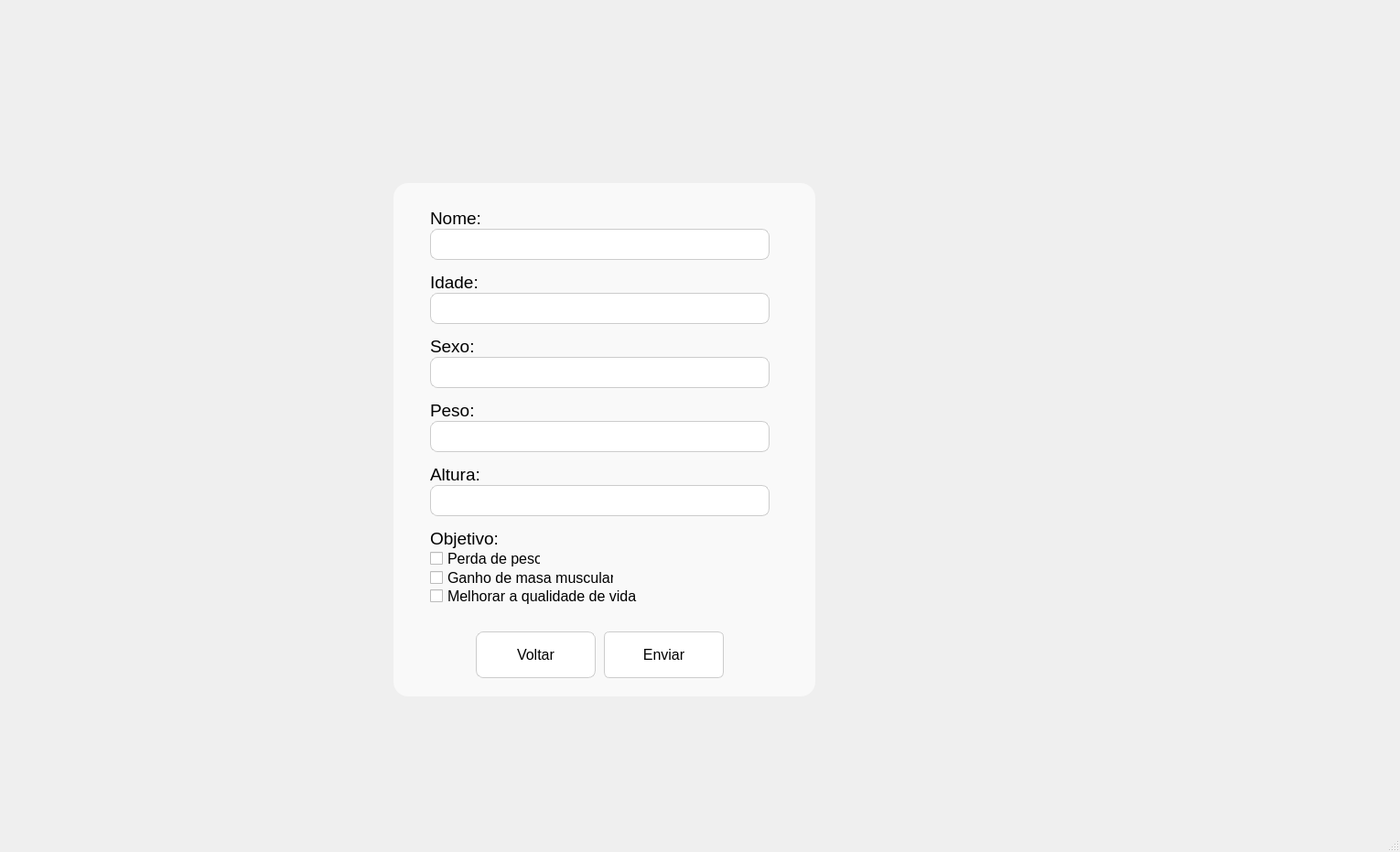
<?xml version="1.0" encoding="UTF-8"?>
<ui version="4.0">
 <class>MainWindow</class>
 <widget class="QMainWindow" name="MainWindow">
  <property name="geometry">
   <rect>
    <x>0</x>
    <y>0</y>
    <width>1530</width>
    <height>931</height>
   </rect>
  </property>
  <property name="windowTitle">
   <string>MainWindow</string>
  </property>
  <widget class="QWidget" name="centralwidget">
   <widget class="QLabel" name="labelImgFundoHome">
    <property name="geometry">
     <rect>
      <x>0</x>
      <y>0</y>
      <width>1440</width>
      <height>900</height>
     </rect>
    </property>
    <property name="mouseTracking">
     <bool>false</bool>
    </property>
    <property name="tabletTracking">
     <bool>false</bool>
    </property>
    <property name="acceptDrops">
     <bool>false</bool>
    </property>
    <property name="autoFillBackground">
     <bool>false</bool>
    </property>
    <property name="text">
     <string/>
    </property>
    <property name="pixmap">
     <pixmap>imgCadastro.jpg</pixmap>
    </property>
    <property name="scaledContents">
     <bool>true</bool>
    </property>
    <property name="wordWrap">
     <bool>false</bool>
    </property>
    <property name="openExternalLinks">
     <bool>false</bool>
    </property>
   </widget>
   <widget class="QPushButton" name="pushButtonEnviar">
    <property name="geometry">
     <rect>
      <x>660</x>
      <y>690</y>
      <width>131</width>
      <height>51</height>
     </rect>
    </property>
    <property name="font">
     <font>
      <family>MS Shell Dlg 2</family>
      <pointsize>12</pointsize>
     </font>
    </property>
    <property name="styleSheet">
     <string notr="true">border-radius: 6px;
background-color: rgb(255, 255, 255);
border: 1px solid #ccc;</string>
    </property>
    <property name="text">
     <string>Enviar</string>
    </property>
   </widget>
   <widget class="QLabel" name="labelPeso">
    <property name="geometry">
     <rect>
      <x>470</x>
      <y>440</y>
      <width>81</width>
      <height>16</height>
     </rect>
    </property>
    <property name="font">
     <font>
      <family>MS Shell Dlg 2</family>
      <pointsize>14</pointsize>
     </font>
    </property>
    <property name="styleSheet">
     <string notr="true">border-radius: 16px;
backdrop-filter: blur(10.8px);</string>
    </property>
    <property name="text">
     <string>Peso:</string>
    </property>
   </widget>
   <widget class="QLabel" name="labelNome">
    <property name="geometry">
     <rect>
      <x>470</x>
      <y>230</y>
      <width>61</width>
      <height>16</height>
     </rect>
    </property>
    <property name="font">
     <font>
      <family>MS Shell Dlg 2</family>
      <pointsize>14</pointsize>
     </font>
    </property>
    <property name="styleSheet">
     <string notr="true">border-radius: 16px;
backdrop-filter: blur(10.8px);</string>
    </property>
    <property name="text">
     <string>Nome:</string>
    </property>
   </widget>
   <widget class="QLineEdit" name="lineEditSexo">
    <property name="geometry">
     <rect>
      <x>470</x>
      <y>390</y>
      <width>371</width>
      <height>34</height>
     </rect>
    </property>
    <property name="font">
     <font>
      <family>MS Shell Dlg 2</family>
      <pointsize>12</pointsize>
     </font>
    </property>
    <property name="styleSheet">
     <string notr="true">border-radius: 16px;
backdrop-filter: blur(10px);
border-radius: 8px;
border: 1px solid #ccc;</string>
    </property>
    <property name="text">
     <string/>
    </property>
   </widget>
   <widget class="QLabel" name="labelIdade">
    <property name="geometry">
     <rect>
      <x>470</x>
      <y>300</y>
      <width>61</width>
      <height>16</height>
     </rect>
    </property>
    <property name="font">
     <font>
      <family>MS Shell Dlg 2</family>
      <pointsize>14</pointsize>
     </font>
    </property>
    <property name="styleSheet">
     <string notr="true">border-radius: 16px;
backdrop-filter: blur(10.8px);</string>
    </property>
    <property name="text">
     <string>Idade:</string>
    </property>
   </widget>
   <widget class="QLineEdit" name="lineEditNome">
    <property name="geometry">
     <rect>
      <x>470</x>
      <y>250</y>
      <width>371</width>
      <height>34</height>
     </rect>
    </property>
    <property name="font">
     <font>
      <family>MS Shell Dlg 2</family>
      <pointsize>11</pointsize>
     </font>
    </property>
    <property name="styleSheet">
     <string notr="true">border-radius: 16px;
backdrop-filter: blur(10px);
border-radius: 8px;
border: 1px solid #ccc;</string>
    </property>
    <property name="text">
     <string/>
    </property>
   </widget>
   <widget class="QLabel" name="labelFundoClaro">
    <property name="geometry">
     <rect>
      <x>430</x>
      <y>200</y>
      <width>461</width>
      <height>561</height>
     </rect>
    </property>
    <property name="styleSheet">
     <string notr="true">border-radius: 16px;
 background: rgba(255, 255, 255, 0.6);
 backdrop-filter: blur(10px);</string>
    </property>
    <property name="text">
     <string/>
    </property>
    <property name="scaledContents">
     <bool>false</bool>
    </property>
   </widget>
   <widget class="QPushButton" name="pushButtonVoltar">
    <property name="geometry">
     <rect>
      <x>520</x>
      <y>690</y>
      <width>131</width>
      <height>51</height>
     </rect>
    </property>
    <property name="font">
     <font>
      <family>MS Shell Dlg 2</family>
      <pointsize>12</pointsize>
     </font>
    </property>
    <property name="styleSheet">
     <string notr="true">background-color: rgb(255, 255, 255);
border-radius: 8px;
border: 1px solid #ccc;</string>
    </property>
    <property name="text">
     <string>Voltar</string>
    </property>
   </widget>
   <widget class="QLineEdit" name="lineEditPeso">
    <property name="geometry">
     <rect>
      <x>470</x>
      <y>460</y>
      <width>371</width>
      <height>34</height>
     </rect>
    </property>
    <property name="font">
     <font>
      <family>MS Shell Dlg 2</family>
      <pointsize>12</pointsize>
     </font>
    </property>
    <property name="styleSheet">
     <string notr="true">border-radius: 16px;
backdrop-filter: blur(10px);
border-radius: 8px;
border: 1px solid #ccc;</string>
    </property>
    <property name="text">
     <string/>
    </property>
   </widget>
   <widget class="QLabel" name="labelSexo">
    <property name="geometry">
     <rect>
      <x>470</x>
      <y>370</y>
      <width>51</width>
      <height>16</height>
     </rect>
    </property>
    <property name="font">
     <font>
      <family>MS Shell Dlg 2</family>
      <pointsize>14</pointsize>
     </font>
    </property>
    <property name="styleSheet">
     <string notr="true">border-radius: 16px;
backdrop-filter: blur(10.8px);</string>
    </property>
    <property name="text">
     <string>Sexo:</string>
    </property>
   </widget>
   <widget class="QLineEdit" name="lineEditIdade">
    <property name="geometry">
     <rect>
      <x>470</x>
      <y>320</y>
      <width>371</width>
      <height>34</height>
     </rect>
    </property>
    <property name="font">
     <font>
      <family>MS Shell Dlg 2</family>
      <pointsize>12</pointsize>
     </font>
    </property>
    <property name="styleSheet">
     <string notr="true">border-radius: 16px;
backdrop-filter: blur(10px);
border-radius: 8px;
border: 1px solid #ccc;</string>
    </property>
    <property name="text">
     <string/>
    </property>
   </widget>
   <widget class="QLabel" name="labelAltura">
    <property name="geometry">
     <rect>
      <x>470</x>
      <y>510</y>
      <width>81</width>
      <height>16</height>
     </rect>
    </property>
    <property name="font">
     <font>
      <family>MS Shell Dlg 2</family>
      <pointsize>14</pointsize>
     </font>
    </property>
    <property name="styleSheet">
     <string notr="true">border-radius: 16px;
backdrop-filter: blur(10.8px);</string>
    </property>
    <property name="text">
     <string>Altura:</string>
    </property>
   </widget>
   <widget class="QLineEdit" name="lineEditAltura">
    <property name="geometry">
     <rect>
      <x>470</x>
      <y>530</y>
      <width>371</width>
      <height>34</height>
     </rect>
    </property>
    <property name="font">
     <font>
      <family>MS Shell Dlg 2</family>
      <pointsize>12</pointsize>
     </font>
    </property>
    <property name="styleSheet">
     <string notr="true">border-radius: 16px;
backdrop-filter: blur(10px);
border-radius: 8px;
border: 1px solid #ccc;</string>
    </property>
    <property name="text">
     <string/>
    </property>
   </widget>
   <widget class="QLabel" name="labelObjetivo">
    <property name="geometry">
     <rect>
      <x>470</x>
      <y>575</y>
      <width>80</width>
      <height>26</height>
     </rect>
    </property>
    <property name="font">
     <font>
      <family>MS Shell Dlg 2</family>
      <pointsize>14</pointsize>
     </font>
    </property>
    <property name="styleSheet">
     <string notr="true">border-radius: 16px;
backdrop-filter: blur(10.8px);</string>
    </property>
    <property name="text">
     <string>Objetivo:</string>
    </property>
   </widget>
   <widget class="QCheckBox" name="checkBox2">
    <property name="geometry">
     <rect>
      <x>470</x>
      <y>623</y>
      <width>201</width>
      <height>17</height>
     </rect>
    </property>
    <property name="font">
     <font>
      <pointsize>12</pointsize>
     </font>
    </property>
    <property name="text">
     <string>Ganho de masa muscular</string>
    </property>
   </widget>
   <widget class="QCheckBox" name="checkBox3">
    <property name="geometry">
     <rect>
      <x>470</x>
      <y>643</y>
      <width>231</width>
      <height>17</height>
     </rect>
    </property>
    <property name="font">
     <font>
      <pointsize>12</pointsize>
     </font>
    </property>
    <property name="text">
     <string>Melhorar a qualidade de vida</string>
    </property>
   </widget>
   <widget class="QCheckBox" name="checkBox1">
    <property name="geometry">
     <rect>
      <x>470</x>
      <y>600</y>
      <width>121</width>
      <height>20</height>
     </rect>
    </property>
    <property name="font">
     <font>
      <pointsize>12</pointsize>
     </font>
    </property>
    <property name="text">
     <string>Perda de peso</string>
    </property>
   </widget>
   <zorder>labelImgFundoHome</zorder>
   <zorder>labelFundoClaro</zorder>
   <zorder>labelPeso</zorder>
   <zorder>pushButtonEnviar</zorder>
   <zorder>lineEditNome</zorder>
   <zorder>labelIdade</zorder>
   <zorder>labelNome</zorder>
   <zorder>lineEditPeso</zorder>
   <zorder>labelSexo</zorder>
   <zorder>pushButtonVoltar</zorder>
   <zorder>lineEditSexo</zorder>
   <zorder>lineEditIdade</zorder>
   <zorder>labelAltura</zorder>
   <zorder>lineEditAltura</zorder>
   <zorder>labelObjetivo</zorder>
   <zorder>checkBox2</zorder>
   <zorder>checkBox3</zorder>
   <zorder>checkBox1</zorder>
  </widget>
  <widget class="QMenuBar" name="menubar">
   <property name="geometry">
    <rect>
     <x>0</x>
     <y>0</y>
     <width>1530</width>
     <height>21</height>
    </rect>
   </property>
  </widget>
  <widget class="QStatusBar" name="statusbar"/>
 </widget>
 <resources/>
 <connections/>
</ui>
